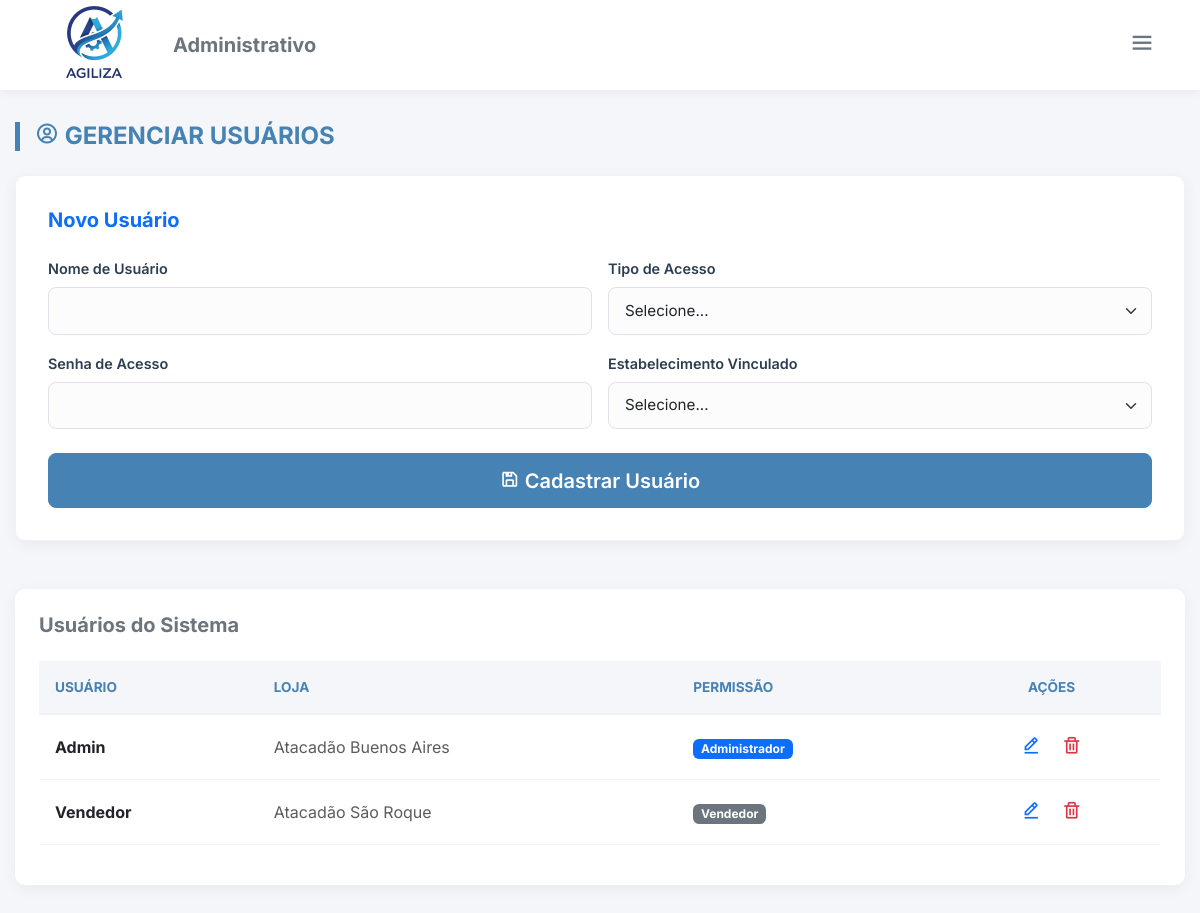
The page /cad_usuario.php (signed in) on the database as committed earlier.
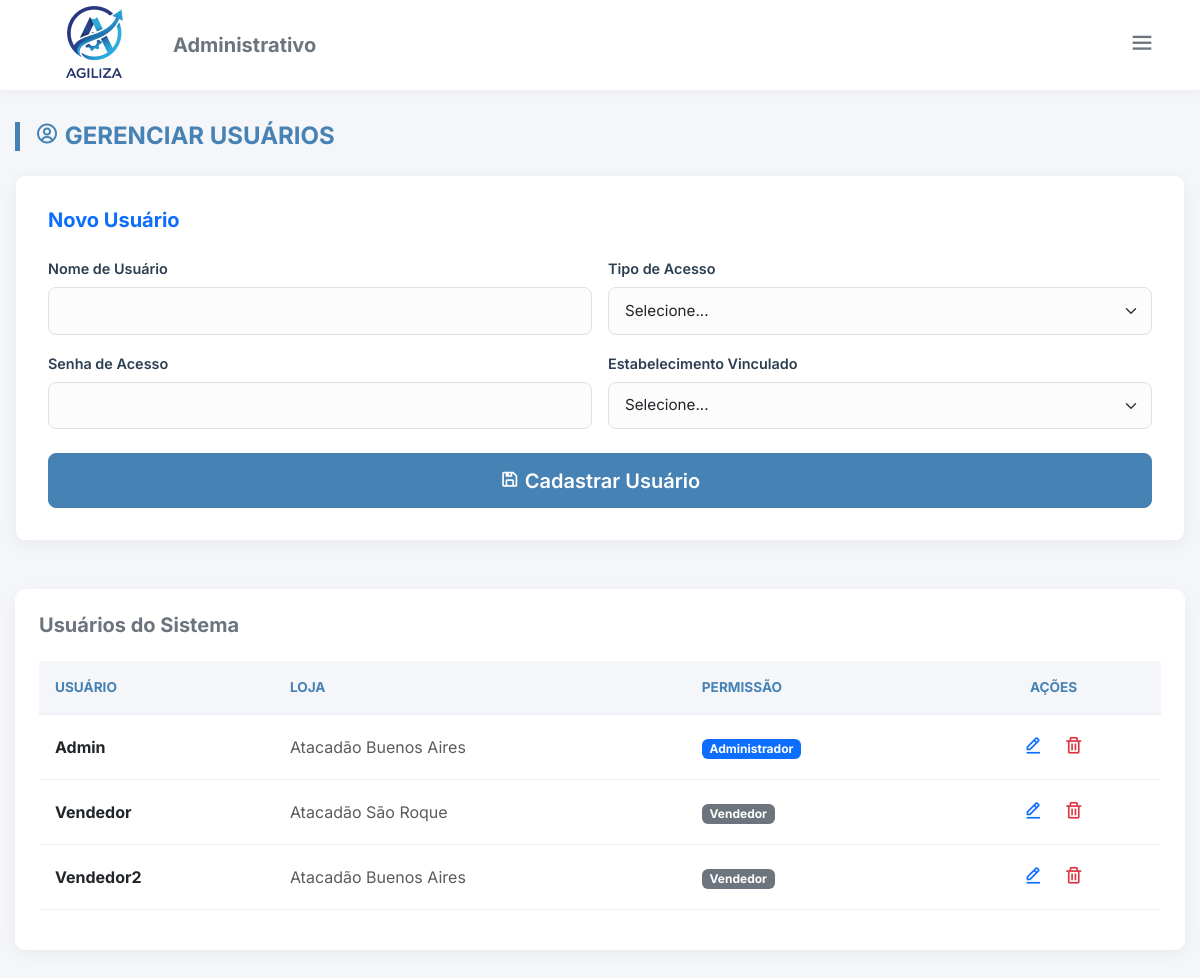
The same page on the database as committed later.
### tables this page shows
CREATE TABLE IF NOT EXISTS `usuarios` (
  `id_usuario` int NOT NULL AUTO_INCREMENT,
  `tipo_usuario` int NOT NULL,
  `nome_usuario` varchar(100) NOT NULL,
  `senha` varchar(300) NOT NULL,
  `id_estabelecimento` int NOT NULL,
  PRIMARY KEY (`id_usuario`),
  KEY `fk_usuario_estabelecimento` (`id_estabelecimento`)
);

CREATE TABLE IF NOT EXISTS `estabelecimento` (
  `id_estabelecimento` int NOT NULL AUTO_INCREMENT,
  `nome_estabelecimento` varchar(100) NOT NULL,
  `cep` varchar(255) NOT NULL,
  `rua` varchar(255) NOT NULL,
  `bairro` varchar(255) NOT NULL,
  `cidade` varchar(120) NOT NULL,
  `estado` char(2) NOT NULL,
  PRIMARY KEY (`id_estabelecimento`)
);

### cad_usuario.php (the view, shortened to what this page needs)
<?php
require_once "conexao.php";
?>
<!DOCTYPE html>
<html lang="pt-br">
<head>
  <link href="https://cdn.jsdelivr.net/npm/bootstrap@5.3.6/dist/css/bootstrap.min.css" rel="stylesheet">
  <link href="https://unpkg.com/boxicons@2.1.4/css/boxicons.min.css" rel="stylesheet">
  <link href="styles/style_cad.css" rel="stylesheet">
</head>
<body>
  <div class="top-bar">
    <div class="d-flex align-items-center gap-3">
      <img src="img/logoagilizasemfundo.png" class="logo" alt="Logo">
      <h5 class="m-0 fw-bold text-secondary d-none d-md-block">Administrativo</h5>
    </div>
    <div class="dropdown">
      <button class="btn btn-outline-secondary border-0" type="button" data-bs-toggle="dropdown"><i
          class='bx bx-menu fs-3'></i></button>
    </div>
  </div>
  <div class="main-container">
    <h2 class="page-title"><i class='bx bx-user-circle'></i> Gerenciar Usuários</h2>
    <div class="form-card">
      <h5 class="mb-4 text-primary fw-bold">Novo Usuário</h5>
      <form method="post">
        <div class="row g-3">
          <div class="col-md-6">
            <label class="form-label">Nome de Usuário</label>
            <input type="text" class="form-control" name="nome_usuario" required>
          </div>
          <div class="col-md-6">
            <label class="form-label">Tipo de Acesso</label>
            <select class="form-select" name="tipo_usuario" required>
              <option value="" disabled selected>Selecione...</option>
            </select>
          </div>
          <div class="col-md-6">
            <label class="form-label">Senha de Acesso</label>
            <input type="password" class="form-control" name="senha" required>
          </div>
          <div class="col-md-6">
            <label class="form-label">Estabelecimento Vinculado</label>
            <select class="form-select" name="estabelecimento" required>
              <option value="" disabled selected>Selecione...</option>
            </select>
          </div>
          <div class="col-12 mt-4">
            <button type="submit" name="cadastrar" class="btn btn-primary w-100 btn-lg"><i class='bx bx-save'></i>
              Cadastrar Usuário</button>
          </div>
        </div>
      </form>
    </div>
    <?php
    $sql = "SELECT u.id_usuario, u.nome_usuario, u.tipo_usuario, e.nome_estabelecimento FROM usuarios u LEFT JOIN estabelecimento e ON u.id_estabelecimento = e.id_estabelecimento";
    $usuarios = $conn->query($sql);
    ?>
    <div class="table-container">
      <h5 class="mb-4 text-secondary fw-bold">Usuários do Sistema</h5>
      <div class="table-responsive">
        <table class="table table-hover align-middle">
          <thead>
            <tr>
              <th>Usuário</th>
              <th>Loja</th>
              <th>Permissão</th>
              <th class="text-center">Ações</th>
            </tr>
          </thead>
          <tbody>
            <?php while ($row = $usuarios->fetch(PDO::FETCH_ASSOC)): ?>
              <tr>
                <td class="fw-bold text-dark"><?= htmlspecialchars($row['nome_usuario']); ?></td>
                <td class="text-muted"><?= htmlspecialchars($row['nome_estabelecimento'] ?? 'Sem loja'); ?></td>
                <td>
                  <?php if ($row['tipo_usuario'] == 1): ?>
                    <span class="badge bg-primary">Administrador</span>
                  <?php else: ?>
                    <span class="badge bg-secondary">Vendedor</span>
                  <?php endif; ?>
                </td>
                <td class="text-center">
                  <a href="alt_usuario.php?al=<?= $row["id_usuario"]; ?>"
                    class="btn btn-sm btn-outline-primary border-0"><i class='bx bx-edit-alt fs-5'></i></a>
                  <a href="#" onclick="confirmarExclusao(<?= $row['id_usuario']; ?>)"
                    class="btn btn-sm btn-outline-danger border-0"><i class='bx bx-trash fs-5'></i></a>
                </td>
              </tr>
            <?php endwhile; ?>
          </tbody>
        </table>
      </div>
    </div>
  </div>
</body>
</html>

Rows that differ between the two databases and show on the page:
added usuarios: nome_usuario "Vendedor2", id_estabelecimento.nome_estabelecimento "Atacadão Buenos Aires", tipo_usuario "Vendedor"
